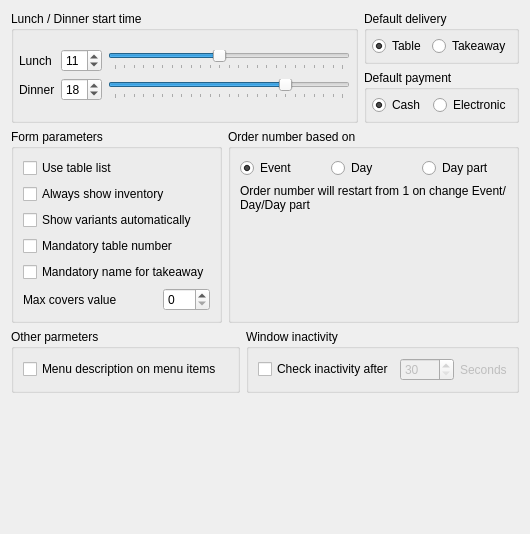
       <widget class="QWidget" name="tab3">
        <attribute name="title">
         <string>Order entry control</string>
        </attribute>
        <layout class="QVBoxLayout" name="verticalLayout_25">
         <item>
          <layout class="QGridLayout" name="gridLayout_9">
           <item row="0" column="0" rowspan="2">
            <widget class="QGroupBox" name="groupBox_6">
             <property name="title">
              <string>Lunch / Dinner start time</string>
             </property>
             <layout class="QVBoxLayout" name="verticalLayout_6">
              <property name="leftMargin">
               <number>5</number>
              </property>
              <property name="topMargin">
               <number>5</number>
              </property>
              <property name="rightMargin">
               <number>5</number>
              </property>
              <property name="bottomMargin">
               <number>5</number>
              </property>
              <item>
               <layout class="QGridLayout" name="gridLayout_3">
                <item row="0" column="0">
                 <widget class="QLabel" name="label_3">
                  <property name="text">
                   <string>Lunch</string>
                  </property>
                 </widget>
                </item>
                <item row="1" column="2">
                 <widget class="QSlider" name="horizontalSliderDinner">
                  <property name="maximum">
                   <number>24</number>
                  </property>
                  <property name="pageStep">
                   <number>8</number>
                  </property>
                  <property name="value">
                   <number>18</number>
                  </property>
                  <property name="sliderPosition">
                   <number>18</number>
                  </property>
                  <property name="orientation">
                   <enum>Qt::Orientation::Horizontal</enum>
                  </property>
                  <property name="invertedAppearance">
                   <bool>false</bool>
                  </property>
                  <property name="tickPosition">
                   <enum>QSlider::TickPosition::TicksBelow</enum>
                  </property>
                  <property name="tickInterval">
                   <number>1</number>
                  </property>
                 </widget>
                </item>
                <item row="1" column="0">
                 <widget class="QLabel" name="label_6">
                  <property name="text">
                   <string>Dinner</string>
                  </property>
                 </widget>
                </item>
                <item row="0" column="2">
                 <widget class="QSlider" name="horizontalSliderLunch">
                  <property name="maximum">
                   <number>24</number>
                  </property>
                  <property name="pageStep">
                   <number>8</number>
                  </property>
                  <property name="value">
                   <number>11</number>
                  </property>
                  <property name="tracking">
                   <bool>true</bool>
                  </property>
                  <property name="orientation">
                   <enum>Qt::Orientation::Horizontal</enum>
                  </property>
                  <property name="tickPosition">
                   <enum>QSlider::TickPosition::TicksBelow</enum>
                  </property>
                  <property name="tickInterval">
                   <number>1</number>
                  </property>
                 </widget>
                </item>
                <item row="0" column="1">
                 <widget class="QSpinBox" name="spinBoxLunch">
                  <property name="maximum">
                   <number>24</number>
                  </property>
                  <property name="value">
                   <number>11</number>
                  </property>
                 </widget>
                </item>
                <item row="1" column="1">
                 <widget class="QSpinBox" name="spinBoxDinner">
                  <property name="maximum">
                   <number>24</number>
                  </property>
                  <property name="value">
                   <number>18</number>
                  </property>
                 </widget>
                </item>
               </layout>
              </item>
             </layout>
            </widget>
           </item>
           <item row="0" column="1">
            <widget class="QGroupBox" name="groupBox_11">
             <property name="title">
              <string>Default delivery</string>
             </property>
             <layout class="QVBoxLayout" name="verticalLayout_7">
              <property name="leftMargin">
               <number>5</number>
              </property>
              <property name="topMargin">
               <number>5</number>
              </property>
              <property name="rightMargin">
               <number>5</number>
              </property>
              <property name="bottomMargin">
               <number>5</number>
              </property>
              <item>
               <layout class="QHBoxLayout" name="horizontalLayout_15">
                <item>
                 <widget class="QRadioButton" name="radioButtonTable">
                  <property name="text">
                   <string>Table</string>
                  </property>
                  <property name="checked">
                   <bool>true</bool>
                  </property>
                 </widget>
                </item>
                <item>
                 <widget class="QRadioButton" name="radioButtonTakeaway">
                  <property name="text">
                   <string>Takeaway</string>
                  </property>
                 </widget>
                </item>
               </layout>
              </item>
             </layout>
            </widget>
           </item>
           <item row="1" column="1">
            <widget class="QGroupBox" name="groupBox_9">
             <property name="title">
              <string>Default payment</string>
             </property>
             <layout class="QVBoxLayout" name="verticalLayout_18">
              <property name="leftMargin">
               <number>5</number>
              </property>
              <property name="topMargin">
               <number>5</number>
              </property>
              <property name="rightMargin">
               <number>5</number>
              </property>
              <property name="bottomMargin">
               <number>5</number>
              </property>
              <item>
               <layout class="QHBoxLayout" name="horizontalLayout_7">
                <item>
                 <widget class="QRadioButton" name="radioButtonCash">
                  <property name="text">
                   <string>Cash</string>
                  </property>
                  <property name="checked">
                   <bool>true</bool>
                  </property>
                 </widget>
                </item>
                <item>
                 <widget class="QRadioButton" name="radioButtonElectronic">
                  <property name="text">
                   <string>Electronic</string>
                  </property>
                 </widget>
                </item>
               </layout>
              </item>
             </layout>
            </widget>
           </item>
          </layout>
         </item>
         <item>
          <layout class="QHBoxLayout" name="horizontalLayout_9">
           <item>
            <widget class="QGroupBox" name="groupBox_5">
             <property name="title">
              <string>Form parameters</string>
             </property>
             <layout class="QVBoxLayout" name="verticalLayout_8">
              <item>
               <widget class="QCheckBox" name="checkBoxUseTableList">
                <property name="text">
                 <string>Use table list</string>
                </property>
               </widget>
              </item>
              <item>
               <widget class="QCheckBox" name="checkBoxShowInventory">
                <property name="text">
                 <string>Always show inventory</string>
                </property>
               </widget>
              </item>
              <item>
               <widget class="QCheckBox" name="checkBoxAutoVariants">
                <property name="text">
                 <string>Show variants automatically</string>
                </property>
               </widget>
              </item>
              <item>
               <widget class="QCheckBox" name="checkBoxMandatoryTableNumber">
                <property name="text">
                 <string>Mandatory table number</string>
                </property>
               </widget>
              </item>
              <item>
               <widget class="QCheckBox" name="checkBoxMandatoryName">
                <property name="text">
                 <string>Mandatory name for takeaway</string>
                </property>
               </widget>
              </item>
              <item>
               <layout class="QHBoxLayout" name="horizontalLayout_5">
                <item>
                 <widget class="QLabel" name="label_20">
                  <property name="text">
                   <string>Max covers value</string>
                  </property>
                 </widget>
                </item>
                <item>
                 <widget class="QSpinBox" name="spinBoxMaxCovers">
                  <property name="sizePolicy">
                   <sizepolicy hsizetype="Fixed" vsizetype="Fixed">
                    <horstretch>0</horstretch>
                    <verstretch>0</verstretch>
                   </sizepolicy>
                  </property>
                  <property name="minimum">
                   <number>0</number>
                  </property>
                  <property name="maximum">
                   <number>999</number>
                  </property>
                  <property name="value">
                   <number>0</number>
                  </property>
                 </widget>
                </item>
               </layout>
              </item>
             </layout>
            </widget>
           </item>
           <item>
            <widget class="QGroupBox" name="groupBox">
             <property name="title">
              <string>Order number based on</string>
             </property>
             <layout class="QVBoxLayout" name="verticalLayout_9">
              <item>
               <layout class="QHBoxLayout" name="horizontalLayout_6">
                <item>
                 <widget class="QRadioButton" name="radioButtonEventBased">
                  <property name="text">
                   <string>Event</string>
                  </property>
                  <property name="checked">
                   <bool>true</bool>
                  </property>
                 </widget>
                </item>
                <item>
                 <widget class="QRadioButton" name="radioButtonDayBased">
                  <property name="text">
                   <string>Day</string>
                  </property>
                 </widget>
                </item>
                <item>
                 <widget class="QRadioButton" name="radioButtonDayPartBased">
                  <property name="text">
                   <string>Day part</string>
                  </property>
                 </widget>
                </item>
               </layout>
              </item>
              <item>
               <widget class="QLabel" name="label_26">
                <property name="text">
                 <string>Order number will restart from 1 on change Event/Day/Day part</string>
                </property>
                <property name="wordWrap">
                 <bool>true</bool>
                </property>
               </widget>
              </item>
              <item>
               <spacer name="verticalSpacer_6">
                <property name="orientation">
                 <enum>Qt::Orientation::Vertical</enum>
                </property>
                <property name="sizeHint" stdset="0">
                 <size>
                  <width>20</width>
                  <height>40</height>
                 </size>
                </property>
               </spacer>
              </item>
             </layout>
            </widget>
           </item>
          </layout>
         </item>
         <item>
          <layout class="QHBoxLayout" name="horizontalLayout_14">
           <item>
            <widget class="QGroupBox" name="groupBox_13">
             <property name="title">
              <string>Other parmeters</string>
             </property>
             <layout class="QVBoxLayout" name="verticalLayout_23">
              <item>
               <widget class="QCheckBox" name="checkBoxMenuItemDescription">
                <property name="text">
                 <string>Menu description on menu items</string>
                </property>
               </widget>
              </item>
             </layout>
            </widget>
           </item>
           <item>
            <widget class="QGroupBox" name="groupBox_12">
             <property name="title">
              <string>Window inactivity</string>
             </property>
             <layout class="QVBoxLayout" name="verticalLayout_22">
              <item>
               <layout class="QHBoxLayout" name="horizontalLayout">
                <item>
                 <widget class="QCheckBox" name="checkBoxInactivity">
                  <property name="text">
                   <string>Check inactivity after</string>
                  </property>
                 </widget>
                </item>
                <item>
                 <widget class="QSpinBox" name="spinBoxInactivityTime">
                  <property name="enabled">
                   <bool>false</bool>
                  </property>
                  <property name="minimum">
                   <number>30</number>
                  </property>
                  <property name="maximum">
                   <number>1200</number>
                  </property>
                 </widget>
                </item>
                <item>
                 <widget class="QLabel" name="labelInactivity">
                  <property name="enabled">
                   <bool>false</bool>
                  </property>
                  <property name="text">
                   <string>Seconds</string>
                  </property>
                 </widget>
                </item>
               </layout>
              </item>
             </layout>
            </widget>
           </item>
          </layout>
         </item>
         <item>
          <spacer name="verticalSpacer_5">
           <property name="orientation">
            <enum>Qt::Orientation::Vertical</enum>
           </property>
           <property name="sizeHint" stdset="0">
            <size>
             <width>20</width>
             <height>130</height>
            </size>
           </property>
          </spacer>
         </item>
        </layout>
       </widget>
